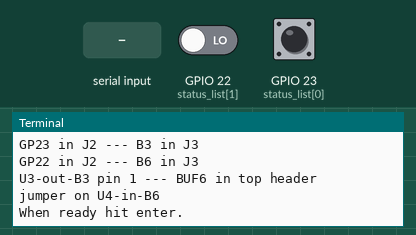
Bench run of a program on a simulated Raspberry Pi (BCM pin numbers). On the bench: the last lines printed to the terminal. The test bench sets the inputs (shaded band); at power-on: GPIO 22 (status_list[1]) LOW, GPIO 23 (status_list[0]) HIGH.

Above: at 1.2 s.
1.3 s: "m" typed at the terminal, then Enter
At 2.5 s:
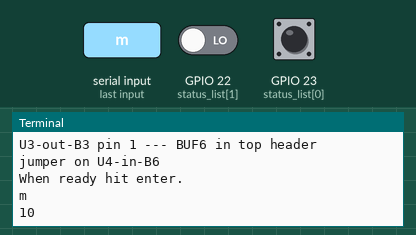
2.8 s: GPIO 22 (status_list[1]) driven HIGH
At 3.8 s:
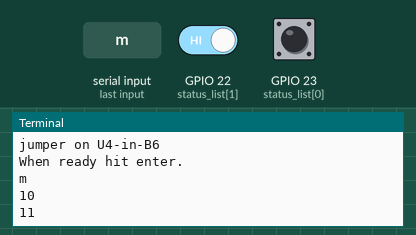
4.3 s: GPIO 23 (status_list[0]) pulled LOW for 0.15 s
At 5.6 s:
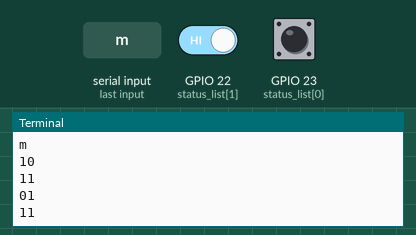
Timing chart, 0 to 7.3 s (numbered marks = the images above; inputs shaded):
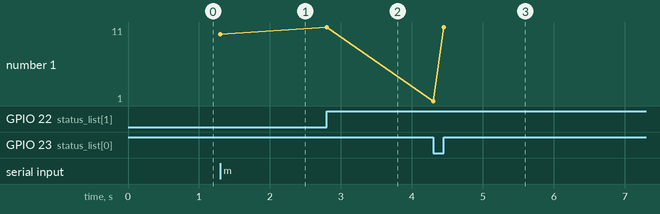

Measured:
- after the input at 1.3 s, the terminal: prints a new line at once (image 1)
- after the input at 2.8 s, the terminal: prints a new line at once (image 2)
- after the input at 4.3 s, the terminal: prints a new line at once (image 3)
- plotted number 1: 10 → 11 after the input at 2.8 s

The program:

butled-wp.py
```python
#!/usr/bin/env python2.7
# Python 2.7 version by Alex Eames of http://RasPi.TV
# functionally equivalent to the Gertboard butled test
# by Gert Jan van Loo & Myra VanInwegen
# Use at your own risk - I'm pretty sure the code is harmless,
# but check it yourself.
import wiringpi
import sys
board_type = sys.argv[-1]

wiringpi.wiringPiSetupGpio()                # initialise wiringpi
wiringpi.pinMode(22, 0)                     # set up ports for input
wiringpi.pinMode(24, 0)
wiringpi.pullUpDnControl(23, wiringpi.PUD_UP)   # set port 23 pull-up

def reset_ports():                      # resets the ports for a safe exit
    wiringpi.pinMode(22,0)              # set ports to input mode
    wiringpi.pinMode(24,0)
    wiringpi.pullUpDnControl(23, wiringpi.PUD_OFF) #unset pullup

if board_type == "m":
    print "These are the connections you must make on the Multiface for this test:"
    print "GPIO 23 --- 3 in BUFFERS"
    print "GPIO 22 --- 6 in BUFFERS"
    print "BUFFER DIRECTION SETTINGS 3, pin 2 --- 6 in top header (next to leds)"
    print "jumper on BUFFER DIRECTION SETTINGS 'IN' 6"

else:
    print "These are the connections you must make on the Gertboard for this test:"
    print "GP23 in J2 --- B3 in J3"
    print "GP22 in J2 --- B6 in J3"
    print "U3-out-B3 pin 1 --- BUF6 in top header"
    print "jumper on U4-in-B6"
raw_input("When ready hit enter.\n")

button_press = 0                          # set intial values for variables
previous_status = ''

try:
    while button_press < 20:  # read inputs constantly until 19 changes are made
        status_list = [wiringpi.digitalRead(23), wiringpi.digitalRead(22)]
        for i in range(0,2):
            if status_list[i]:
                status_list[i] = "1"
            else:
                status_list[i] = "0"
                        # dump current status values in a variable
        current_status = ''.join((status_list[0],status_list[1]))
                        # if that variable not same as last time
        if current_status != previous_status:
            print current_status                # print the results
                        # update status variable for next comparison
            previous_status = current_status
                        # increment button_press counter
            button_press += 1

except KeyboardInterrupt:               # trap a CTRL+C keyboard interrupt
    reset_ports()                       # resets GPIO ports
reset_ports()           # on finishing,reset all GPIO ports used by this program
```
